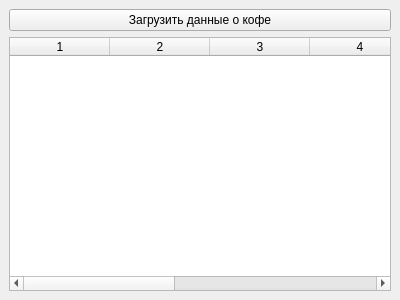
<?xml version="1.0" encoding="UTF-8"?>
<ui version="4.0">
 <class>CoffeeApp</class>
 <widget class="QMainWindow" name="CoffeeApp">
  <property name="geometry">
   <rect>
    <x>0</x>
    <y>0</y>
    <width>400</width>
    <height>300</height>
   </rect>
  </property>
  <property name="windowTitle">
   <string>Coffee App</string>
  </property>
  <widget class="QWidget" name="centralwidget">
   <layout class="QVBoxLayout" name="verticalLayout">
    <item>
     <widget class="QPushButton" name="loadDataButton">
      <property name="text">
       <string>Загрузить данные о кофе</string>
      </property>
     </widget>
    </item>
    <item>
     <widget class="QTableWidget" name="tableWidget">
      <property name="rowCount">
       <number>0</number>
      </property>
      <property name="columnCount">
       <number>7</number>
      </property>
     </widget>
    </item>
   </layout>
  </widget>
 </widget>
</ui>
